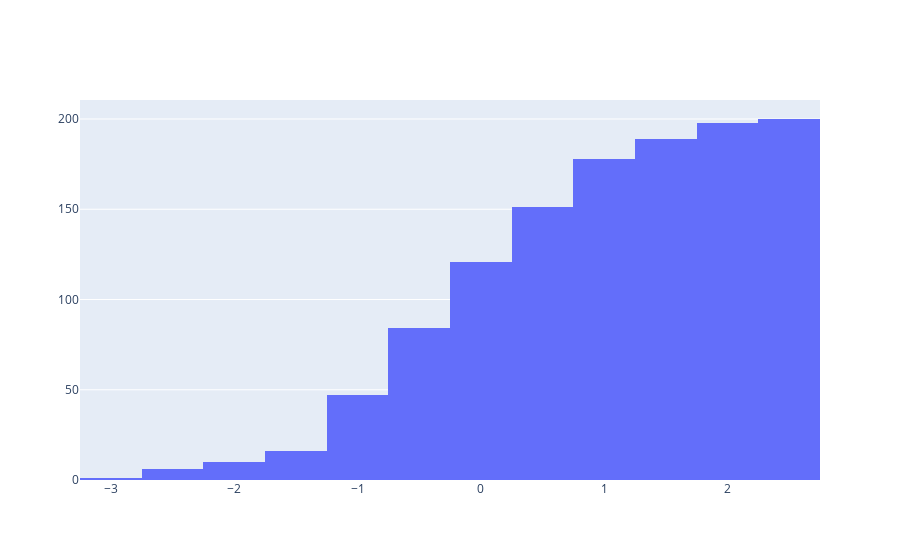

Here is the notebook cell this chart was saved with:
### Code cell
data=[hist]
offline.iplot(data)

### Figure 1 — Plotly figure (JSON) as saved in the notebook; plotly's stock layout.template omitted (floating-point values rounded to 4 significant figures; data arrays with more than 128 entries replaced by an {"elided": "..."} marker saying what was removed)
{"data": [{"cumulative": {"enabled": true}, "type": "histogram", "x": {"elided": "200 float values"}}], "layout": {}}
